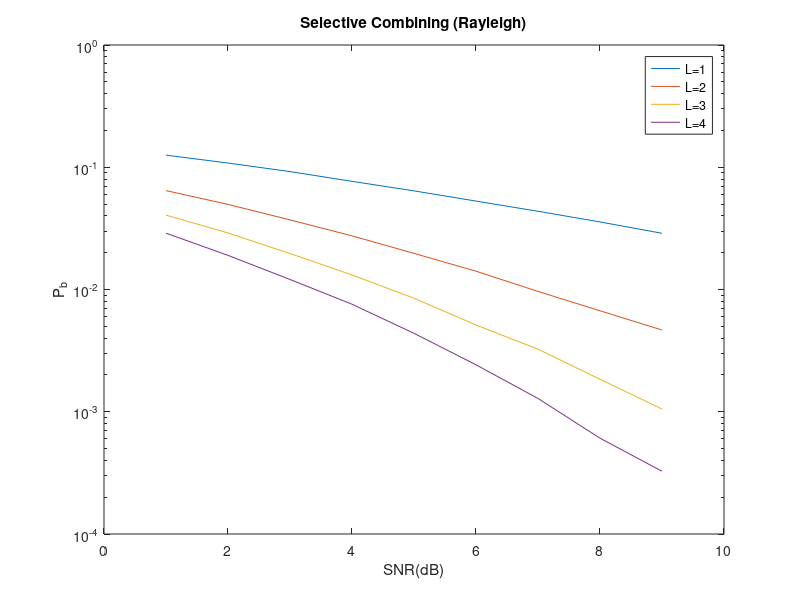
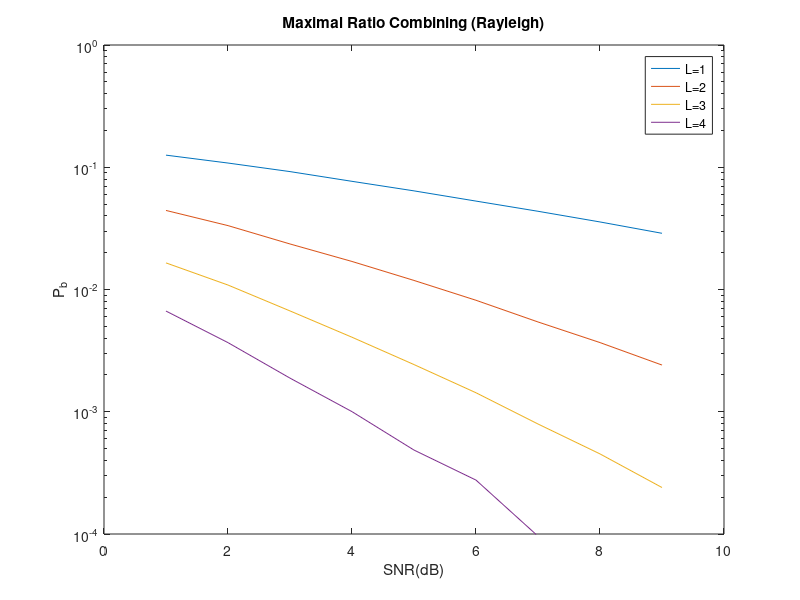
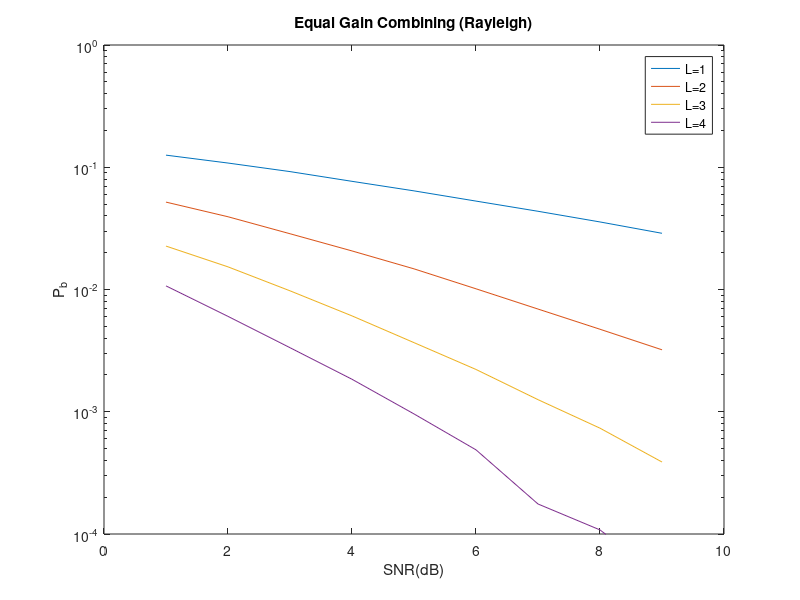
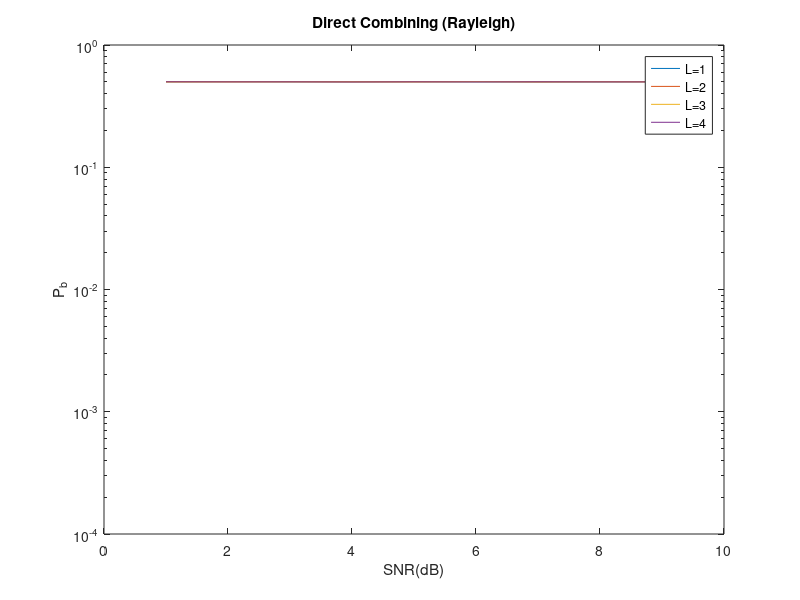

These figures' MATLAB source, in order:
clear all; clc;

Pb = zeros(4,9,4); % bit error rate
n = 5*10^5; % the number of input bits
ranNum = sign(randn(1,n)); % random generate -1 or 1
SNR = 1:9;

for L = 1:4 % L is diversity branches
    r = zeros(L,n);
    
    for i = 1:9 % i is SNR Es/No
        rayleigh_fading = (1/sqrt(2))*(randn(L,n)+j*randn(L,n));
        noise = sqrt((1/(10^(i/10)))*0.5)*(randn(L,n)+j*randn(L,n));
        
        for k = 1:L
        r(k,:) = ranNum.*(rayleigh_fading(k,:))+noise(k,:);
        r_gain(k,:) = abs(r(k,:));
        end
        
        %-----  SC  ------%
        if L == 1
            rd = (r./exp(j*angle(rayleigh_fading)));
        else
            [u,v] = max(r_gain);
            rd = sum((sparse(v,[1:n],1)).*r)./exp(j*angle(sum((sparse(v,[1:n],1)).*rayleigh_fading)));
        end
        rd = sign(real(rd));
        Pb(1,i,L) = sum(rd~=ranNum)/n;
        %-----------------%
        
        %-----  MRC  -----%
        if L == 1
            rd = r.*conj(rayleigh_fading);
        else
            rd = sum(r.*conj(rayleigh_fading));
        end   
        rd = sign(real(rd));
        Pb(2,i,L) = sum(rd~=ranNum)/n;
        %-----------------%
        
        %-----  EGC  -----%
        if L == 1
            rd = (r./exp(j*angle(rayleigh_fading)));
        else
            rd = sum(r./exp(j*angle(rayleigh_fading)));
        end   
        rd = sign(real(rd));
        Pb(3,i,L) = sum(rd~=ranNum)/n;
        %-----------------%
        
        %-----  DC  ------%
        if L == 1
            rd = (r);
        else
            rd = sum(r);
        end  
        rd = sign(real(rd));
        Pb(4,i,L) = sum(rd~=ranNum)/n;
        %-----------------%
    end
end

figure(1);
semilogy(SNR,Pb(1,:,1),SNR,Pb(1,:,2),SNR,Pb(1,:,3),SNR,Pb(1,:,4));
title('Selective Combining (Rayleigh)');
xlabel('SNR(dB)');ylabel('P_b');
legend('L=1','L=2','L=3','L=4');ylim([10^-4 1]);

figure(2);
semilogy(SNR,Pb(2,:,1),SNR,Pb(2,:,2),SNR,Pb(2,:,3),SNR,Pb(2,:,4));
title('Maximal Ratio Combining (Rayleigh)');
xlabel('SNR(dB)');ylabel('P_b');
legend('L=1','L=2','L=3','L=4');ylim([10^-4 1]);

figure(3);
semilogy(SNR,Pb(3,:,1),SNR,Pb(3,:,2),SNR,Pb(3,:,3),SNR,Pb(3,:,4));
title('Equal Gain Combining (Rayleigh)');
xlabel('SNR(dB)');ylabel('P_b');
legend('L=1','L=2','L=3','L=4');ylim([10^-4 1]);

figure(4);
semilogy(SNR,Pb(4,:,1),SNR,Pb(4,:,2),SNR,Pb(4,:,3),SNR,Pb(4,:,4));
title('Direct Combining (Rayleigh)');
xlabel('SNR(dB)');ylabel('P_b');
legend('L=1','L=2','L=3','L=4');ylim([10^-4 1]);
